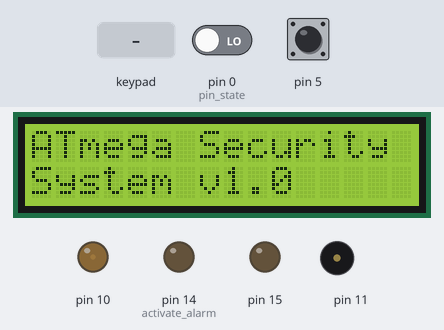
Simulated run of this sketch. Board: Arduino Uno, built with avr-gcc and run on an emulated ATmega328P. Parts: 16×2 character LCD, output pins drawn as LEDs (lit = HIGH), buzzer (waves = sounding). Wiring (inferred from the signals the program sends): 4×3 keypad with keys 1 2 3 4 5 6 7 8 9 * 0 # (labels assumed): rows pin 6, pin 7, pin 8, pin 9; columns pin 2, pin 3, pin 4; character LCD (HD44780): RS Q0; E Q2; backlight Q3; data Q4, Q5, Q6, Q7. Wiring (inferred from the names in the program): PCF8574 port expander at I2C address 0x27. The test bench sets the inputs (shaded band); at power-on: pin 5 HIGH, pin 0 (pin_state) LOW. Pins used as bus, display or sensor lines are not drawn; what the sketch prints to the serial monitor is not drawn.

Above: at 0.8 s.
0.9 s: pin 5 pulled LOW for 3.2 s
At 3.7 s:
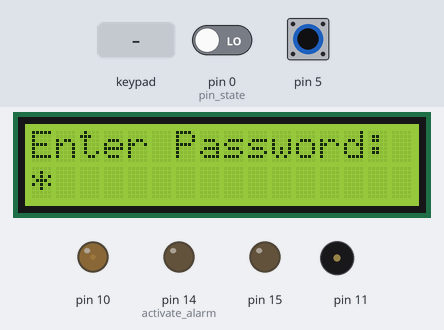
5.6 s: key '2' pressed
At 7.4 s:
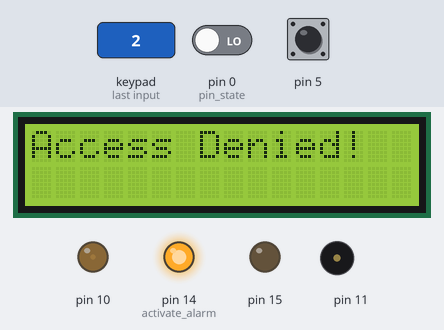
7.5 s: keypad keys 1 3 9 7 # pressed 0.4 s apart
At 10.6 s:
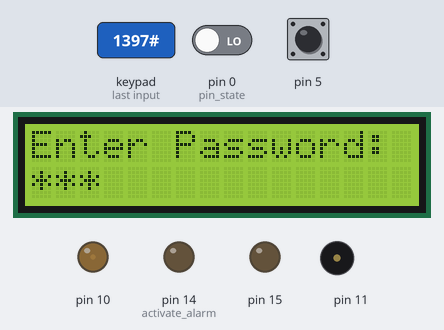
11.5 s: keypad keys 1 3 9 7 * pressed 0.4 s apart
At 12.9 s:
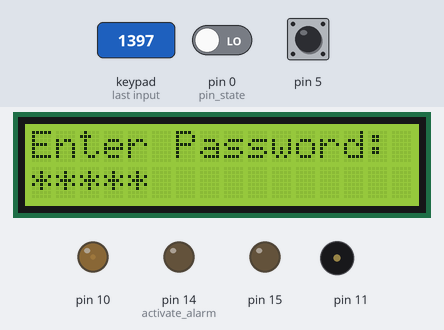
15.0 s: pin 5 pulled LOW for 0.15 s
At 16.1 s:
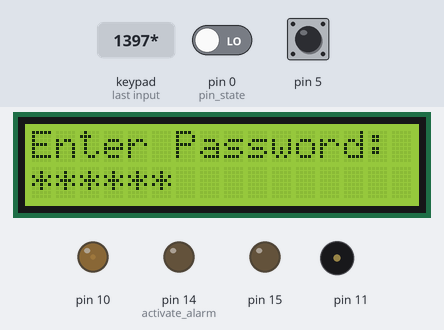
16.6 s: key '3' pressed
At 17.6 s:
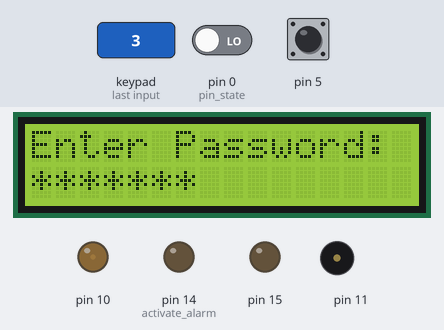
Timing chart, 0 to 19.1 s (numbered marks = the images above; inputs shaded):
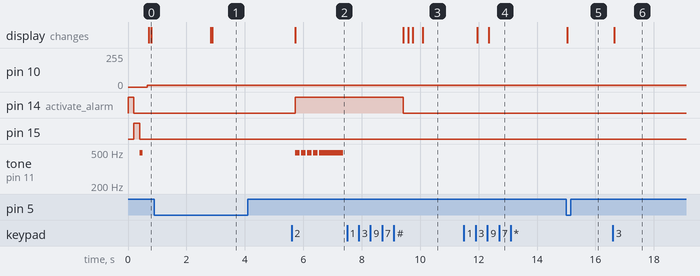

The sketch:

sketch_may18a.ino
```cpp
#include <avr/io.h>
#include <avr/interrupt.h>
#include <util/delay.h>
#include <string.h>
#include <stdio.h>

#define F_CPU 16000000UL

#define KEYPAD_ROWS 4
#define KEYPAD_COLS 4

#define MAX_PASSWORD_LENGTH 8
#define TIMEOUT_MOTION_MS 10000
#define UPDATE_INTERVAL_MS 100

static char correct_password[] = "1234";
static char entered_password[MAX_PASSWORD_LENGTH + 1];
static uint8_t password_index = 0;
static uint8_t system_active = 0;
static uint8_t alarm_active = 0;
static uint32_t last_motion_time = 0;
static uint32_t last_update_time = 0;
static uint32_t system_time_ms = 0;

#define LCD_I2C_ADDR 0x27
#define LCD_ENABLE 0x04
#define LCD_BACKLIGHT 0x08
#define LCD_CMD 0x00
#define LCD_DATA 0x01

static char keypad_matrix[KEYPAD_ROWS][KEYPAD_COLS] = {
    {'D', 'C', 'B', 'A'},
    {'#', '9', '6', '3'},
    {'0', '8', '5', '2'},
    {'*', '7', '4', '1'}
};

void system_init(void);
void timer_init(void);
void i2c_init(void);
void pwm_init(void);
void uart_init(void);
void uart_send_string(const char* str);
char keypad_scan(void);
void set_servo_position(uint8_t angle);
void buzzer_tone(uint16_t frequency, uint16_t duration_ms);
void buzzer_off(void);
void lcd_init(void);
void lcd_clear(void);
void lcd_set_cursor(uint8_t col, uint8_t row);
void lcd_print(const char* str);
void i2c_start(void);
void i2c_stop(void);
void i2c_write(uint8_t data);
void display_password_prompt(void);
void process_key(char key);
void verify_password(void);
void reset_password(void);
void play_success_melody(void);
void play_error_melody(void);
void check_pir_sensor(void);
void lock_system(void);
void activate_alarm(void);
void deactivate_alarm(void);
void update_display(void);
uint32_t get_system_time_ms(void);

ISR(TIMER0_OVF_vect) {
    static uint8_t overflow_count = 0;
    overflow_count++;

    if (overflow_count >= 1) {
        system_time_ms++;
        overflow_count = 0;
    }
}

int main(void) {
    system_init();
    uart_send_string("=== ATmega328P Security System ===\r\n");
    uart_send_string("Initializing...\r\n");

    lcd_clear();
    lcd_set_cursor(0, 0);
    lcd_print("ATmega Security");
    lcd_set_cursor(0, 1);
    lcd_print("System v1.0");
    _delay_ms(2000);

    display_password_prompt();
    uart_send_string("System ready!\r\n");

    while (1) {
        uint32_t current_time = get_system_time_ms();

        char key = keypad_scan();
        if (key != 0) {
            char msg[30];
            sprintf(msg, "Key pressed: %c\r\n", key);
            uart_send_string(msg);
            process_key(key);
        }

        if (system_active) {
            check_pir_sensor();
        }

        if (current_time - last_update_time >= UPDATE_INTERVAL_MS) {
            last_update_time = current_time;
            update_display();
        }

        if (current_time < last_motion_time) {
            last_motion_time = current_time;
        }

        _delay_ms(10);
    }

    return 0;
}

void system_init(void) {
    timer_init();
    uart_init();
    i2c_init();
    pwm_init();

    DDRD &= ~((1 << PD2) | (1 << PD3) | (1 << PD4) | (1 << PD5));
    PORTD |= (1 << PD2) | (1 << PD3) | (1 << PD4) | (1 << PD5);

    DDRD |= (1 << PD6) | (1 << PD7);
    DDRB |= (1 << PB0) | (1 << PB1);

    DDRB &= ~(1 << PB4);
    PORTB &= ~(1 << PB4);

    DDRC |= (1 << PC0) | (1 << PC1);
    PORTC &= ~((1 << PC0) | (1 << PC1));

    PORTC |= (1 << PC0);
    _delay_ms(200);
    PORTC &= ~(1 << PC0);
    PORTC |= (1 << PC1);
    _delay_ms(200);
    PORTC &= ~(1 << PC1);

    buzzer_tone(1000, 100);
    _delay_ms(150);

    set_servo_position(0);

    lcd_init();

    sei();
}

void timer_init(void) {
    TCCR0A = 0;
    TCCR0B = (1 << CS01) | (1 << CS00);
    TIMSK0 |= (1 << TOIE0);

    TCCR1A = (1 << COM1B1) | (1 << WGM11);
    TCCR1B = (1 << WGM13) | (1 << WGM12) | (1 << CS11);
    ICR1 = 19999;

    TCCR2A = (1 << COM2A0) | (1 << WGM21);
    TCCR2B = 0;
}

void uart_init(void) {
    uint16_t ubrr = F_CPU/16/9600-1;
    UBRR0H = (ubrr >> 8);
    UBRR0L = ubrr;
    UCSR0B = (1 << TXEN0);
    UCSR0C = (1 << UCSZ01) | (1 << UCSZ00);
}

void uart_send_string(const char* str) {
    while (*str) {
        while (!(UCSR0A & (1 << UDRE0)));
        UDR0 = *str++;
    }
}

void i2c_init(void) {
    TWBR = ((F_CPU/100000) - 16) / 2;
    TWSR = 0;
}

void pwm_init(void) {
    DDRB |= (1 << PB2);

    DDRB |= (1 << PB3);
}

char keypad_scan(void) {
    static uint32_t last_scan_time = 0;
    static char last_key = 0;
    static uint8_t key_released = 1;
    uint32_t current_time = get_system_time_ms();

    if (current_time - last_scan_time < 100) {
        return 0;
    }

    char current_key = 0;

    for (uint8_t col = 0; col < KEYPAD_COLS; col++) {
        PORTD |= (1 << PD6) | (1 << PD7);
        PORTB |= (1 << PB0) | (1 << PB1);

        switch (col) {
            case 0: PORTD &= ~(1 << PD6); break;
            case 1: PORTD &= ~(1 << PD7); break;
            case 2: PORTB &= ~(1 << PB0); break;
            case 3: PORTB &= ~(1 << PB1); break;
        }

        _delay_us(10);

        for (uint8_t row = 0; row < KEYPAD_ROWS; row++) {
            uint8_t pin_state = 0;
            switch (row) {
                case 0: pin_state = !(PIND & (1 << PD2)); break;
                case 1: pin_state = !(PIND & (1 << PD3)); break;
                case 2: pin_state = !(PIND & (1 << PD4)); break;
                case 3: pin_state = !(PIND & (1 << PD5)); break;
            }

            if (pin_state) {
                current_key = keypad_matrix[row][col];
            }
        }
    }

    if (current_key != 0 && (current_key != last_key || key_released)) {
        last_key = current_key;
        last_scan_time = current_time;
        key_released = 0;
        return current_key;
    }

    if (current_key == 0) {
        key_released = 1;
    }

    return 0;
}

void set_servo_position(uint8_t angle) {
    uint16_t pulse_width = 1000 + (angle * 1000) / 180*12;
    OCR1B = pulse_width - 1;
}

void buzzer_tone(uint16_t frequency, uint16_t duration_ms) {
    if (frequency > 0) {
        uint16_t ocr_value = (F_CPU / (2 * 64 * frequency)) - 1;
        if (ocr_value > 255) ocr_value = 255;

        OCR2A = ocr_value;
        TCCR2B = (1 << CS22);

        uint32_t start_time = get_system_time_ms();
        while (get_system_time_ms() - start_time < duration_ms) {
        }

        buzzer_off();
    }
}

void buzzer_off(void) {
    TCCR2B = 0;
    PORTB &= ~(1 << PB3);
}

void i2c_start(void) {
    TWCR = (1 << TWINT) | (1 << TWSTA) | (1 << TWEN);
    while (!(TWCR & (1 << TWINT)));
}

void i2c_stop(void) {
    TWCR = (1 << TWINT) | (1 << TWSTO) | (1 << TWEN);
}

void i2c_write(uint8_t data) {
    TWDR = data;
    TWCR = (1 << TWINT) | (1 << TWEN);
    while (!(TWCR & (1 << TWINT)));
}

void lcd_send_nibble(uint8_t nibble, uint8_t mode) {
    uint8_t data = (nibble & 0xF0) | mode | LCD_BACKLIGHT;

    i2c_start();
    i2c_write(LCD_I2C_ADDR << 1);
    i2c_write(data | LCD_ENABLE);
    _delay_us(1);
    i2c_write(data & ~LCD_ENABLE);
    i2c_stop();
    _delay_us(100);
}

void lcd_send_cmd(uint8_t cmd) {
    lcd_send_nibble(cmd, LCD_CMD);
    lcd_send_nibble(cmd << 4, LCD_CMD);
    if (cmd == 0x01 || cmd == 0x02) {
        _delay_ms(2);
    }
}

void lcd_send_data(uint8_t data) {
    lcd_send_nibble(data, LCD_DATA);
    lcd_send_nibble(data << 4, LCD_DATA);
    _delay_us(100);
}

void lcd_init(void) {
    _delay_ms(50);

    lcd_send_nibble(0x30, LCD_CMD);
    _delay_ms(5);
    lcd_send_nibble(0x30, LCD_CMD);
    _delay_us(100);
    lcd_send_nibble(0x30, LCD_CMD);
    _delay_us(100);
    lcd_send_nibble(0x20, LCD_CMD);
    _delay_us(100);

    lcd_send_cmd(0x28);
    _delay_us(50);

    lcd_send_cmd(0x0C);
    _delay_us(50);

    lcd_send_cmd(0x01);
    _delay_ms(2);

    lcd_send_cmd(0x06);
    _delay_us(50);
}

void lcd_clear(void) {
    lcd_send_cmd(0x01);
    _delay_ms(2);
}

void lcd_set_cursor(uint8_t col, uint8_t row) {
    uint8_t address;
    if (row == 0) {
        address = 0x80 + col;
    } else {
        address = 0xC0 + col;
    }
    lcd_send_cmd(address);
}

void lcd_print(const char* str) {
    while (*str) {
        lcd_send_data(*str++);
    }
}

void lcd_print_at(uint8_t col, uint8_t row, const char* str) {
    lcd_set_cursor(col, row);
    lcd_print(str);
}

void lcd_backlight(uint8_t on) {
    i2c_start();
    i2c_write(LCD_I2C_ADDR << 1);
    i2c_write(on ? LCD_BACKLIGHT : 0);
    i2c_stop();
}

void display_password_prompt(void) {
    lcd_clear();
    lcd_set_cursor(0, 0);
    lcd_print("Enter Password:");
    lcd_set_cursor(0, 1);
    reset_password();
    uart_send_string("Password prompt displayed\r\n");
}

void reset_password(void) {
    memset(entered_password, 0, sizeof(entered_password));
    password_index = 0;
}

void process_key(char key) {
    switch (key) {
        case '#':
            uart_send_string("Password entered: ");
            uart_send_string(entered_password);
            uart_send_string("\r\n");
            verify_password();
            break;

        case '*':
            if (alarm_active) {
                deactivate_alarm();
            } else {
                uart_send_string("Password cleared\r\n");
                display_password_prompt();
            }
            break;

        case 'A':
        case 'C':
        case 'D':
            uart_send_string("Special key pressed\r\n");
            break;

        case 'B':
            if (system_active) {
                uart_send_string("Lock key pressed - Locking system\r\n");
                lock_system();
            }
            break;

        default:
            if (key >= '0' && key <= '9' && password_index < MAX_PASSWORD_LENGTH) {
                entered_password[password_index] = key;
                password_index++;
                entered_password[password_index] = '\0';

                lcd_set_cursor(password_index - 1, 1);
                lcd_print("*");

                char msg[50];
                sprintf(msg, "Digit added. Length: %d\r\n", password_index);
                uart_send_string(msg);
            }
            break;
    }
}

void verify_password(void) {
    lcd_clear();
    lcd_set_cursor(0, 0);

    uart_send_string("=== PASSWORD VERIFICATION ===\r\n");

    if (strcmp(entered_password, correct_password) == 0) {
        lcd_print("Access Granted!");
        uart_send_string("Password CORRECT - Access granted\r\n");

        PORTC |= (1 << PC1);
        PORTC &= ~(1 << PC0);

        play_success_melody();

        set_servo_position(90);
        system_active = 1;
        last_motion_time = get_system_time_ms();

        lcd_set_cursor(0, 1);
        lcd_print("Door Opened");
        _delay_ms(2000);

        lcd_clear();
        lcd_set_cursor(0, 0);
        lcd_print("System Active");
        lcd_set_cursor(0, 1);
        lcd_print("Press B to lock");

        uart_send_string("Door opened - System active\r\n");

    } else {
        lcd_print("Access Denied!");
        uart_send_string("Password INCORRECT - Access denied\r\n");

        PORTC |= (1 << PC0);
        PORTC &= ~(1 << PC1);

        play_error_melody();

        _delay_ms(2000);
        display_password_prompt();
        PORTC &= ~(1 << PC0);
    }
}

void lock_system(void) {
    uart_send_string("=== MANUAL LOCK ACTIVATED ===\r\n");

    set_servo_position(0);
    system_active = 0;
    PORTC &= ~(1 << PC1);

    lcd_clear();
    lcd_set_cursor(0, 0);
    lcd_print("System Locked");
    lcd_set_cursor(0, 1);
    lcd_print("Manual Lock");

    buzzer_tone(800, 200);
    _delay_ms(250);
    buzzer_tone(600, 200);
    _delay_ms(250);

    uart_send_string("Door closed - System manually locked\r\n");
    _delay_ms(2000);
    display_password_prompt();
}

void play_success_melody(void) {
    uint16_t frequencies[] = {262, 330, 392, 523};
    uint16_t durations[] = {200, 200, 200, 400};

    for (int i = 0; i < 4; i++) {
        buzzer_tone(frequencies[i], durations[i]);
        _delay_ms(50);
    }
}

void play_error_melody(void) {
    uint16_t frequencies[] = {523, 392, 330, 262};

    for (int i = 0; i < 4; i++) {
        buzzer_tone(frequencies[i], 150);
        _delay_ms(50);
    }

    buzzer_tone(200, 800);
}

void check_pir_sensor(void) {
    uint8_t motion = (PINB & (1 << PB4)) ? 1 : 0;
    uint32_t current_time = get_system_time_ms();

    if (motion) {
        last_motion_time = current_time;
        if (!alarm_active) {
            uart_send_string("Motion detected - System active\r\n");
        }
    } else {
        if (current_time - last_motion_time > TIMEOUT_MOTION_MS) {
            set_servo_position(0);
            system_active = 0;
            PORTC &= ~(1 << PC1);

            lcd_clear();
            lcd_set_cursor(0, 0);
            lcd_print("System Closed");
            lcd_set_cursor(0, 1);
            lcd_print("Motion Timeout");

            uart_send_string("TIMEOUT: No motion for 10 seconds\r\n");
            uart_send_string("Door closed - System reset\r\n");

            _delay_ms(2000);
            display_password_prompt();
        }
    }
}

void activate_alarm(void) {
    alarm_active = 1;

    lcd_clear();
    lcd_set_cursor(0, 0);
    lcd_print("!! ALARM !!");
    lcd_set_cursor(0, 1);
    lcd_print("Press * to stop");

    PORTC |= (1 << PC0);

    OCR2A = 124;
    TCCR2B = (1 << CS22);

    uart_send_string("ALARM ACTIVATED!\r\n");
}

void deactivate_alarm(void) {
    if (alarm_active) {
        alarm_active = 0;
        buzzer_off();
        PORTC &= ~(1 << PC0);

        uart_send_string("Alarm deactivated\r\n");
        display_password_prompt();
    }
}

void update_display(void) {
    static uint32_t last_blink = 0;
    static uint8_t red_state = 0;
    uint32_t current_time = get_system_time_ms();

    if (alarm_active && (current_time - last_blink > 500)) {
        last_blink = current_time;
        red_state = !red_state;
        if (red_state) {
            PORTC |= (1 << PC0);
        } else {
            PORTC &= ~(1 << PC0);
        }
    }

    if (system_active && !alarm_active) {
        static uint32_t last_display_update = 0;
        if (current_time - last_display_update > 5000) {
            last_display_update = current_time;

            uint32_t time_remaining = TIMEOUT_MOTION_MS - (current_time - last_motion_time);
            if (time_remaining > TIMEOUT_MOTION_MS) time_remaining = 0;

            lcd_set_cursor(0, 1);
            char time_str[16];
            sprintf(time_str, "Time: %lus B:Lock", time_remaining / 1000);
            lcd_print(time_str);
        }
    }
}

uint32_t get_system_time_ms(void) {
    uint32_t time;
    cli();
    time = system_time_ms;
    sei();
    return time;
}
```

Measured:
- after the input at 0.9 s, the display: first differs from a run without the input after 2.0 s (image 1)
- after the input at 5.6 s, pin 14 (activate_alarm): LOW → HIGH after 0.13 s; tone on pin 11: goes 4 × (488 Hz 0.15 s, silent 0.05 s), 488 Hz 0.82 s, then silent, starting after 0.13 s; the display: changes after 0.13 s (image 2)
- after the input at 7.5 s, the display: first differs from a run without the input after 2.1 s (image 3 shows a later state)
- after the input at 11.5 s, the display: first changes after 0.45 s (image 4 shows a later state)
- after the input at 15.0 s, the display: changes at once (image 5)
- after the input at 16.6 s, the display: changes after 0.05 s (image 6)
